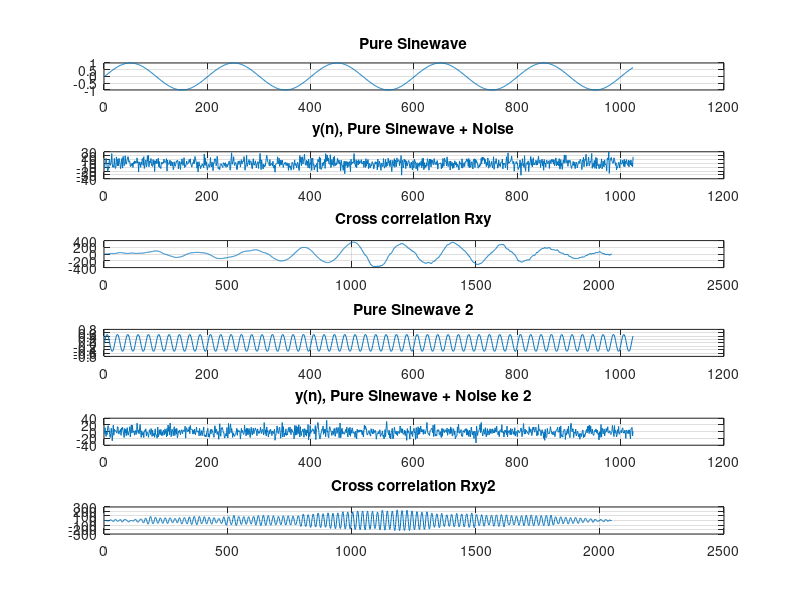

The MATLAB source for this figure:
N=1024;
f1=1;f2=10;
FS=200;
n=0:N-1;
x=sin(2*pi*f1*n/FS);
y=x+10*randn(1,N);
x2=0.5*sin(2*pi*f2*n/FS);
y2=x2+10*randn(1,N);

subplot(6,1,1);
plot(x);
title("Pure Sinewave");
grid;
subplot(6,1,2);
plot(y);
title("y(n), Pure Sinewave + Noise");
grid;
Rxy=xcorr(x,y);
subplot(6,1,3);
plot(Rxy);
title("Cross correlation Rxy");
grid;

subplot(6,1,4);
plot(x2);
title("Pure Sinewave 2");
grid;
subplot(6,1,5);
plot(y2);
title("y(n), Pure Sinewave + Noise ke 2");
grid;
Rxy2=xcorr(x2,y2);
subplot(6,1,6);
plot(Rxy2);
title("Cross correlation Rxy2");
grid;